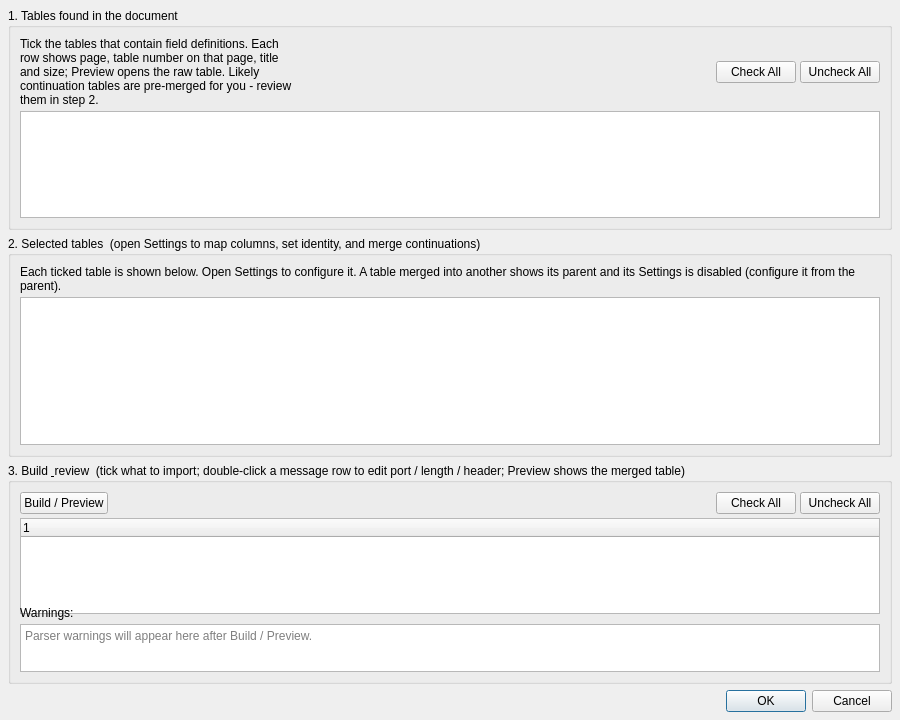
<?xml version="1.0" encoding="UTF-8"?>
<ui version="4.0">
 <class>IcdImportDialog</class>
 <widget class="QDialog" name="IcdImportDialog">
  <property name="geometry"><rect><x>0</x><y>0</y><width>900</width><height>720</height></rect></property>
  <property name="maximumSize"><size><width>16777215</width><height>1000</height></size></property>
  <property name="windowTitle"><string>Import ICD (Word .docx)</string></property>
  <layout class="QVBoxLayout" name="rootLayout" stretch="0,1,2,0">
   <property name="spacing"><number>6</number></property>
   <property name="leftMargin"><number>8</number></property>
   <property name="topMargin"><number>8</number></property>
   <property name="rightMargin"><number>8</number></property>
   <property name="bottomMargin"><number>8</number></property>
   <item>
    <widget class="QGroupBox" name="gTables">
     <property name="title"><string>1. Tables found in the document</string></property>
     <layout class="QVBoxLayout" name="lTables">
      <property name="spacing"><number>4</number></property>
      <item>
       <layout class="QHBoxLayout" name="lTablesTop">
        <item>
         <widget class="QLabel" name="lblTablesHint">
          <property name="text"><string>Tick the tables that contain field definitions. Each row shows page, table number on that page, title and size; Preview opens the raw table. Likely continuation tables are pre-merged for you - review them in step 2.</string></property>
          <property name="wordWrap"><bool>true</bool></property>
         </widget>
        </item>
        <item><spacer name="tablesTopSpacer"><property name="orientation"><enum>Qt::Horizontal</enum></property><property name="sizeHint" stdset="0"><size><width>24</width><height>20</height></size></property></spacer></item>
        <item><widget class="QPushButton" name="btnCheckAllTables"><property name="text"><string>Check All</string></property></widget></item>
        <item><widget class="QPushButton" name="btnUncheckAllTables"><property name="text"><string>Uncheck All</string></property></widget></item>
       </layout>
      </item>
      <item>
       <widget class="QTableWidget" name="lstTables">
        <property name="maximumSize"><size><width>16777215</width><height>140</height></size></property>
        <property name="selectionBehavior"><enum>QAbstractItemView::SelectRows</enum></property>
        <property name="editTriggers"><set>QAbstractItemView::NoEditTriggers</set></property>
       </widget>
      </item>
     </layout>
    </widget>
   </item>
   <item>
    <widget class="QGroupBox" name="gSelected">
     <property name="title"><string>2. Selected tables  (open Settings to map columns, set identity, and merge continuations)</string></property>
     <layout class="QVBoxLayout" name="lSelected">
      <property name="spacing"><number>4</number></property>
      <item>
       <widget class="QLabel" name="lblSelectedHint">
        <property name="text"><string>Each ticked table is shown below. Open Settings to configure it. A table merged into another shows its parent and its Settings is disabled (configure it from the parent).</string></property>
        <property name="wordWrap"><bool>true</bool></property>
       </widget>
      </item>
      <item>
       <widget class="QTableWidget" name="tblSelected">
        <property name="minimumSize"><size><width>0</width><height>78</height></size></property>
        <property name="maximumSize"><size><width>16777215</width><height>150</height></size></property>
        <property name="editTriggers"><set>QAbstractItemView::NoEditTriggers</set></property>
        <property name="selectionBehavior"><enum>QAbstractItemView::SelectRows</enum></property>
       </widget>
      </item>
     </layout>
    </widget>
   </item>
   <item>
    <widget class="QGroupBox" name="gBuildReview">
     <property name="title"><string>3. Build &amp; review  (tick what to import; double-click a message row to edit port / length / header; Preview shows the merged table)</string></property>
     <layout class="QVBoxLayout" name="lBuildReview" stretch="0,1,0,0">
      <property name="spacing"><number>4</number></property>
      <item>
       <layout class="QHBoxLayout" name="lTop">
        <item><widget class="QPushButton" name="btnBuild"><property name="text"><string>Build / Preview</string></property></widget></item>
        <item><spacer name="topSpacer"><property name="orientation"><enum>Qt::Horizontal</enum></property><property name="sizeHint" stdset="0"><size><width>40</width><height>20</height></size></property></spacer></item>
        <item><widget class="QPushButton" name="btnAll"><property name="text"><string>Check All</string></property></widget></item>
        <item><widget class="QPushButton" name="btnNone"><property name="text"><string>Uncheck All</string></property></widget></item>
       </layout>
      </item>
      <item>
       <widget class="QTreeWidget" name="tree">
        <property name="minimumSize"><size><width>0</width><height>96</height></size></property>
        <column><property name="text"><string notr="true">1</string></property></column>
       </widget>
      </item>
      <item>
       <widget class="QLabel" name="lblWarnings"><property name="text"><string>Warnings:</string></property></widget>
      </item>
      <item>
       <widget class="QPlainTextEdit" name="txtWarnings">
        <property name="maximumSize"><size><width>16777215</width><height>48</height></size></property>
        <property name="readOnly"><bool>true</bool></property>
        <property name="placeholderText"><string>Parser warnings will appear here after Build / Preview.</string></property>
       </widget>
      </item>
     </layout>
    </widget>
   </item>
   <item>
    <widget class="QDialogButtonBox" name="buttonBox"><property name="orientation"><enum>Qt::Horizontal</enum></property><property name="standardButtons"><set>QDialogButtonBox::Cancel|QDialogButtonBox::Ok</set></property></widget>
   </item>
  </layout>
 </widget>
 <resources/>
 <connections/>
</ui>
